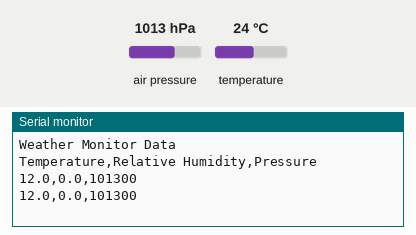
Recording of a sketch running on a simulated Arduino Uno, built with avr-gcc and run on an emulated ATmega328P. Shown: the last lines printed to the serial monitor. The inputs (shaded band) are chosen by the test bench; at power-on: air pressure 1013 hPa, temperature 24 °C.

Above: at 5.8 s.
5.9 s: air pressure set to 952 hPa
At 11.0 s:
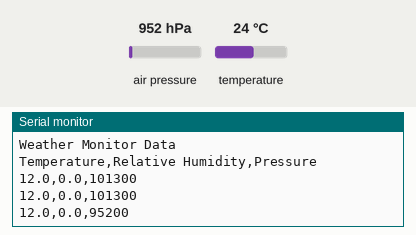
11.9 s: temperature set to 12 °C
At 16.3 s:
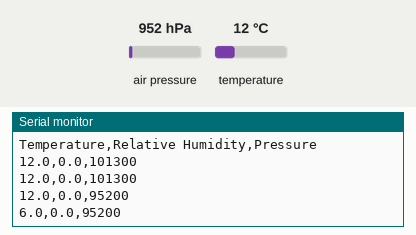
17.9 s: air pressure set to 975 hPa
At 21.5 s:
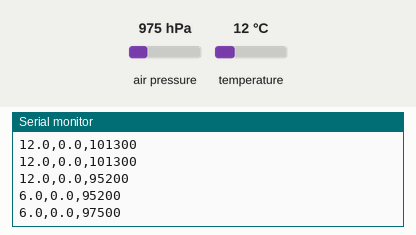
Timing chart, 0 to 23.0 s (numbered marks = the images above; inputs shaded):
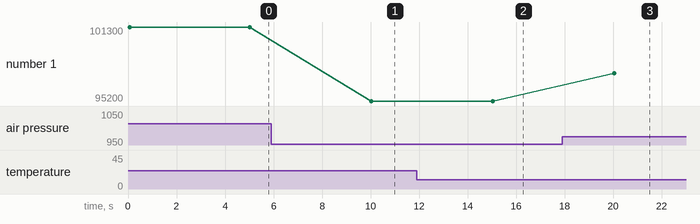

The sketch:

weathermon.ino
```cpp
/*
Weather Monitor sketch for Arduino microcontrollers.
Written by Gareth Halfacree for Computeractive.
Requires the DHT library: http://playground.arduino.cc/Main/DHTLib
Requires the BMP085 library: https://github.com/adafruit/Adafruit-BMP085-Library
*/

#include "Wire.h"
#include "dht.h"
#include "Adafruit_BMP085.h"

Adafruit_BMP085 BMP;
dht DHT;
#define DHT22_PIN A3

void setup()
{
  Serial.begin(9600);
  BMP.begin();
  pinMode(DHT22_PIN, INPUT);
  digitalWrite(DHT22_PIN, HIGH);
  Serial.println("Weather Monitor Data");
  Serial.println();
  Serial.println("Temperature,Relative Humidity,Pressure");
}

void loop()
{
  Serial.print(((DHT.temperature)+(BMP.readTemperature()))/2, 1);
  Serial.print(",");
  Serial.print(DHT.humidity, 1);
  Serial.print(",");
  Serial.println(BMP.readPressure());
  delay(5000);
}
```

Measured:
- after the input at 5.9 s, the serial monitor: prints a new line after 4.1 s (image 1)
- after the input at 11.9 s, the serial monitor: prints a new line after 3.1 s (image 2)
- after the input at 17.9 s, the serial monitor: prints a new line after 2.1 s (image 3)
- plotted number 1: 101300 → 95200 after the input at 5.9 s, 95200 → 97500 after the input at 17.9 s
